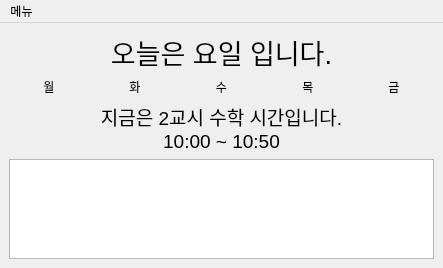
<?xml version="1.0" encoding="UTF-8"?>
<ui version="4.0">
 <class>MainWindow</class>
 <widget class="QMainWindow" name="MainWindow">
  <property name="geometry">
   <rect>
    <x>0</x>
    <y>0</y>
    <width>443</width>
    <height>263</height>
   </rect>
  </property>
  <property name="windowTitle">
   <string>온라인 수업 일정 도우미</string>
  </property>
  <widget class="QWidget" name="centralwidget">
   <layout class="QVBoxLayout" name="verticalLayout">
    <item>
     <widget class="QLabel" name="label_today">
      <property name="sizePolicy">
       <sizepolicy hsizetype="Preferred" vsizetype="Maximum">
        <horstretch>0</horstretch>
        <verstretch>0</verstretch>
       </sizepolicy>
      </property>
      <property name="font">
       <font>
        <pointsize>20</pointsize>
       </font>
      </property>
      <property name="text">
       <string>오늘은 요일 입니다.</string>
      </property>
      <property name="alignment">
       <set>Qt::AlignCenter</set>
      </property>
     </widget>
    </item>
    <item>
     <layout class="QHBoxLayout" name="horizontalLayout">
      <property name="spacing">
       <number>6</number>
      </property>
      <property name="rightMargin">
       <number>0</number>
      </property>
      <item>
       <layout class="QVBoxLayout" name="schedule_mon">
        <item>
         <widget class="QLabel" name="label_mon">
          <property name="sizePolicy">
           <sizepolicy hsizetype="Preferred" vsizetype="Maximum">
            <horstretch>0</horstretch>
            <verstretch>0</verstretch>
           </sizepolicy>
          </property>
          <property name="text">
           <string>월</string>
          </property>
          <property name="alignment">
           <set>Qt::AlignCenter</set>
          </property>
          <property name="margin">
           <number>10</number>
          </property>
         </widget>
        </item>
       </layout>
      </item>
      <item>
       <layout class="QVBoxLayout" name="schedule_tue">
        <item>
         <widget class="QLabel" name="label_tue">
          <property name="sizePolicy">
           <sizepolicy hsizetype="Minimum" vsizetype="Maximum">
            <horstretch>0</horstretch>
            <verstretch>0</verstretch>
           </sizepolicy>
          </property>
          <property name="text">
           <string>화</string>
          </property>
          <property name="alignment">
           <set>Qt::AlignCenter</set>
          </property>
          <property name="margin">
           <number>10</number>
          </property>
         </widget>
        </item>
       </layout>
      </item>
      <item>
       <layout class="QVBoxLayout" name="schedule_wed">
        <item>
         <widget class="QLabel" name="label_wed">
          <property name="sizePolicy">
           <sizepolicy hsizetype="Preferred" vsizetype="Maximum">
            <horstretch>0</horstretch>
            <verstretch>0</verstretch>
           </sizepolicy>
          </property>
          <property name="text">
           <string>수</string>
          </property>
          <property name="alignment">
           <set>Qt::AlignCenter</set>
          </property>
          <property name="margin">
           <number>10</number>
          </property>
         </widget>
        </item>
       </layout>
      </item>
      <item>
       <layout class="QVBoxLayout" name="schedule_thu">
        <item>
         <widget class="QLabel" name="label_thu">
          <property name="sizePolicy">
           <sizepolicy hsizetype="Preferred" vsizetype="Maximum">
            <horstretch>0</horstretch>
            <verstretch>0</verstretch>
           </sizepolicy>
          </property>
          <property name="text">
           <string>목</string>
          </property>
          <property name="alignment">
           <set>Qt::AlignCenter</set>
          </property>
          <property name="margin">
           <number>10</number>
          </property>
         </widget>
        </item>
       </layout>
      </item>
      <item>
       <layout class="QVBoxLayout" name="schedule_fri">
        <item>
         <widget class="QLabel" name="label_fri">
          <property name="sizePolicy">
           <sizepolicy hsizetype="Preferred" vsizetype="Maximum">
            <horstretch>0</horstretch>
            <verstretch>0</verstretch>
           </sizepolicy>
          </property>
          <property name="text">
           <string>금</string>
          </property>
          <property name="alignment">
           <set>Qt::AlignCenter</set>
          </property>
          <property name="margin">
           <number>10</number>
          </property>
         </widget>
        </item>
       </layout>
      </item>
     </layout>
    </item>
    <item>
     <layout class="QVBoxLayout" name="verticalLayout_2">
      <item>
       <widget class="QLabel" name="label_current_time">
        <property name="sizePolicy">
         <sizepolicy hsizetype="Minimum" vsizetype="Maximum">
          <horstretch>0</horstretch>
          <verstretch>0</verstretch>
         </sizepolicy>
        </property>
        <property name="font">
         <font>
          <pointsize>14</pointsize>
         </font>
        </property>
        <property name="text">
         <string>지금은 2교시 수학 시간입니다.
10:00 ~ 10:50</string>
        </property>
        <property name="alignment">
         <set>Qt::AlignCenter</set>
        </property>
       </widget>
      </item>
      <item>
       <widget class="QTextBrowser" name="text_browser_memo">
        <property name="sizePolicy">
         <sizepolicy hsizetype="Minimum" vsizetype="Fixed">
          <horstretch>0</horstretch>
          <verstretch>0</verstretch>
         </sizepolicy>
        </property>
        <property name="maximumSize">
         <size>
          <width>16777215</width>
          <height>100</height>
         </size>
        </property>
       </widget>
      </item>
     </layout>
    </item>
   </layout>
  </widget>
  <widget class="QMenuBar" name="menubar">
   <property name="geometry">
    <rect>
     <x>0</x>
     <y>0</y>
     <width>443</width>
     <height>21</height>
    </rect>
   </property>
   <widget class="QMenu" name="menu">
    <property name="title">
     <string>메뉴</string>
    </property>
    <addaction name="action_schedule_change"/>
   </widget>
   <addaction name="menu"/>
  </widget>
  <action name="action_schedule_change">
   <property name="text">
    <string>시간표 수정</string>
   </property>
  </action>
 </widget>
 <resources/>
 <connections/>
</ui>
